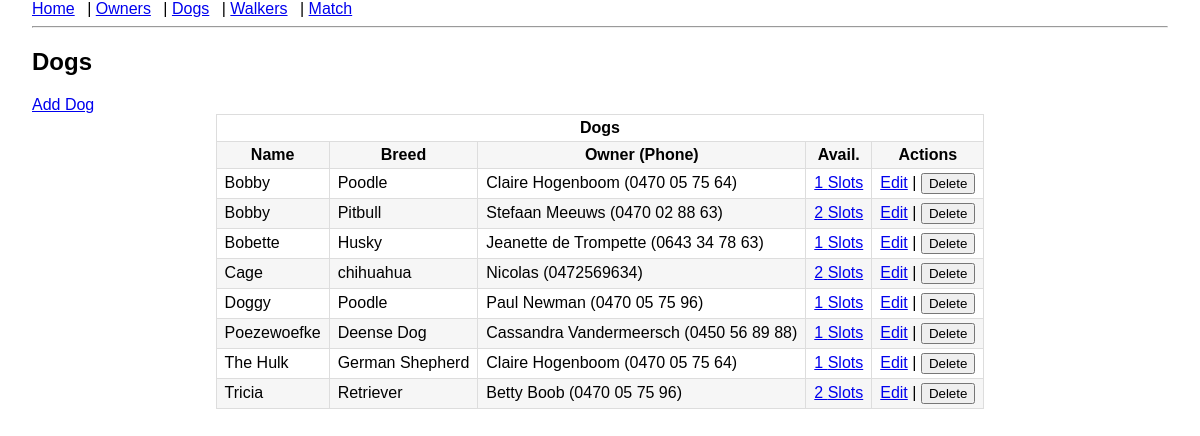
The page /dogs on the database its author committed.
### models.py (models this page shows)
class Dog(db.Model):
    id = db.Column(db.Integer, primary_key=True)
    name = db.Column(db.String(80), nullable=False)
    breed = db.Column(db.String(80))
    owner_id = db.Column(db.Integer, db.ForeignKey("dog_owner.id"), nullable=False)
    availabilities = db.relationship(
        "Availability", backref="dog", cascade="all, delete-orphan"
    )

class DogOwner(db.Model):
    id = db.Column(db.Integer, primary_key=True)
    name = db.Column(db.String(100), nullable=False)
    email = db.Column(db.String(120))
    phone = db.Column(db.String(40))
    dogs = db.relationship("Dog", backref="owner", cascade="all, delete-orphan")

### app.py (the view)
@app.route("/dogs")
def dogs():
    dogs = Dog.query.order_by(Dog.name.asc()).all()
    table_name = Dog.__tablename__
    return render_template("dogs.html", dogs=dogs)

### templates/dogs.html
{% extends "layout.html" %}
{% block content %}
<h2>Dogs</h2>
<a href="{{ url_for('add_dog') }}">Add Dog</a>
<table class="table table-striped table-centered">
    <thead>
    <tr>
        <th colspan="5">Dogs</th>
    </tr>
    <tr>
        <th>Name</th>
        <th>Breed</th>
        <th>Owner (Phone)</th>
        <th>Avail.</th>
        <th>Actions</th>
    </tr>
    </thead>
    {% for dog in dogs %}
    <tr>
        <td>{{ dog.name }}</td>
        <td>{{ dog.breed }}</td>
        <td>{{ dog.owner.name }} ({{ dog.owner.phone }})</td>
        <td>
            <a href="{{ url_for('manage_availability', entity='dog', entity_id=dog.id) }}">
                {{ dog.availabilities|length }} Slots
            </a>
        </td>
        <td>
            <a href="{{ url_for('edit_dog', dog_id=dog.id) }}">Edit</a>
            |
            <form action="{{ url_for('delete_dog', dog_id=dog.id) }}" method="post" style="display:inline;">
                <button type="submit" onclick="return confirm('Are you sure you want to delete this dog?');">Delete
                </button>
            </form>
        </td>
    </tr>
    {% endfor %}
</table>
{% endblock %}

### static/style.css (style rules this page uses)
body { font-family: Arial, sans-serif; margin: 0 2rem; }
table { border-collapse: collapse; width: auto; margin: 0 auto; }
th, td { border: 1px solid #ddd; padding: 4px 8px; }
tr:nth-child(even) { background: #f6f6f6; }

### static/css/custom.css (style rules this page uses)
.table-centered { margin: 0 auto; width: auto; }
.table-centered th, .table-centered td { white-space: nowrap; }

### rows shown on the page
Dog: name "Bobby", breed "Poodle", owner.name "Claire Hogenboom", owner.phone "0470 05 75 64", availabilities|length "1"
Dog: name "Bobby", breed "Pitbull", owner.name "Stefaan Meeuws", owner.phone "0470 02 88 63", availabilities|length "2"
Dog: name "Bobette", breed "Husky", owner.name "Jeanette de Trompette", owner.phone "0643 34 78 63", availabilities|length "1"
Dog: name "Cage", breed "chihuahua", owner.name "Nicolas", owner.phone "0472569634", availabilities|length "2"
Dog: name "Doggy", breed "Poodle", owner.name "Paul Newman", owner.phone "0470 05 75 96", availabilities|length "1"
Dog: name "Poezewoefke", breed "Deense Dog", owner.name "Cassandra Vandermeersch", owner.phone "0450 56 89 88", availabilities|length "1"
Dog: name "The Hulk", breed "German Shepherd", owner.name "Claire Hogenboom", owner.phone "0470 05 75 64", availabilities|length "1"
Dog: name "Tricia", breed "Retriever", owner.name "Betty Boob", owner.phone "0470 05 75 96", availabilities|length "2"
